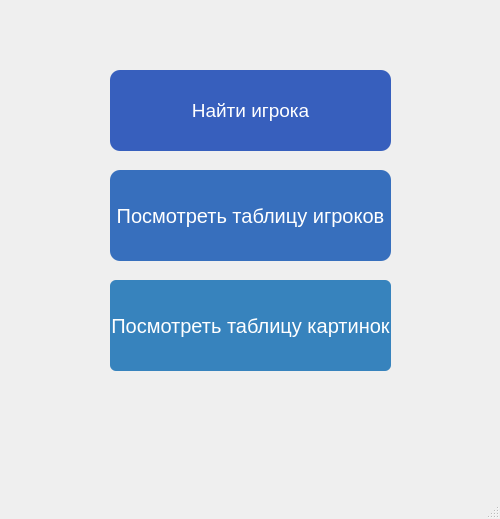
<?xml version="1.0" encoding="UTF-8"?>
<ui version="4.0">
 <class>MainWindow</class>
 <widget class="QMainWindow" name="MainWindow">
  <property name="geometry">
   <rect>
    <x>0</x>
    <y>0</y>
    <width>500</width>
    <height>519</height>
   </rect>
  </property>
  <property name="windowTitle">
   <string>Best Painter - Score</string>
  </property>
  <widget class="QWidget" name="centralwidget">
   <widget class="QPushButton" name="find_player_btn">
    <property name="geometry">
     <rect>
      <x>110</x>
      <y>70</y>
      <width>281</width>
      <height>81</height>
     </rect>
    </property>
    <property name="font">
     <font>
      <pointsize>14</pointsize>
     </font>
    </property>
    <property name="styleSheet">
     <string notr="true">.QPushButton {
	border-radius: 10px;
	background: #375fbd;
	color: white;
}</string>
    </property>
    <property name="text">
     <string>Найти игрока</string>
    </property>
   </widget>
   <widget class="QPushButton" name="get_table_btn">
    <property name="geometry">
     <rect>
      <x>110</x>
      <y>170</y>
      <width>281</width>
      <height>91</height>
     </rect>
    </property>
    <property name="font">
     <font>
      <pointsize>-1</pointsize>
     </font>
    </property>
    <property name="styleSheet">
     <string notr="true">.QPushButton{
	background-color: #376fbd;
	color: white;
	border-radius: 10px;
	font-size: 20px;
}</string>
    </property>
    <property name="text">
     <string>Посмотреть таблицу игроков</string>
    </property>
   </widget>
   <widget class="QPushButton" name="get_picture_table_btn">
    <property name="geometry">
     <rect>
      <x>110</x>
      <y>280</y>
      <width>281</width>
      <height>91</height>
     </rect>
    </property>
    <property name="font">
     <font>
      <pointsize>-1</pointsize>
     </font>
    </property>
    <property name="styleSheet">
     <string notr="true">.QPushButton {
	background-color: #3783bd;
	color: white;
	font-size: 20px;
	border-radius: 6px;
}</string>
    </property>
    <property name="text">
     <string>Посмотреть таблицу картинок</string>
    </property>
   </widget>
  </widget>
  <widget class="QMenuBar" name="menubar">
   <property name="geometry">
    <rect>
     <x>0</x>
     <y>0</y>
     <width>500</width>
     <height>21</height>
    </rect>
   </property>
  </widget>
  <widget class="QStatusBar" name="statusbar"/>
 </widget>
 <resources/>
 <connections/>
</ui>
